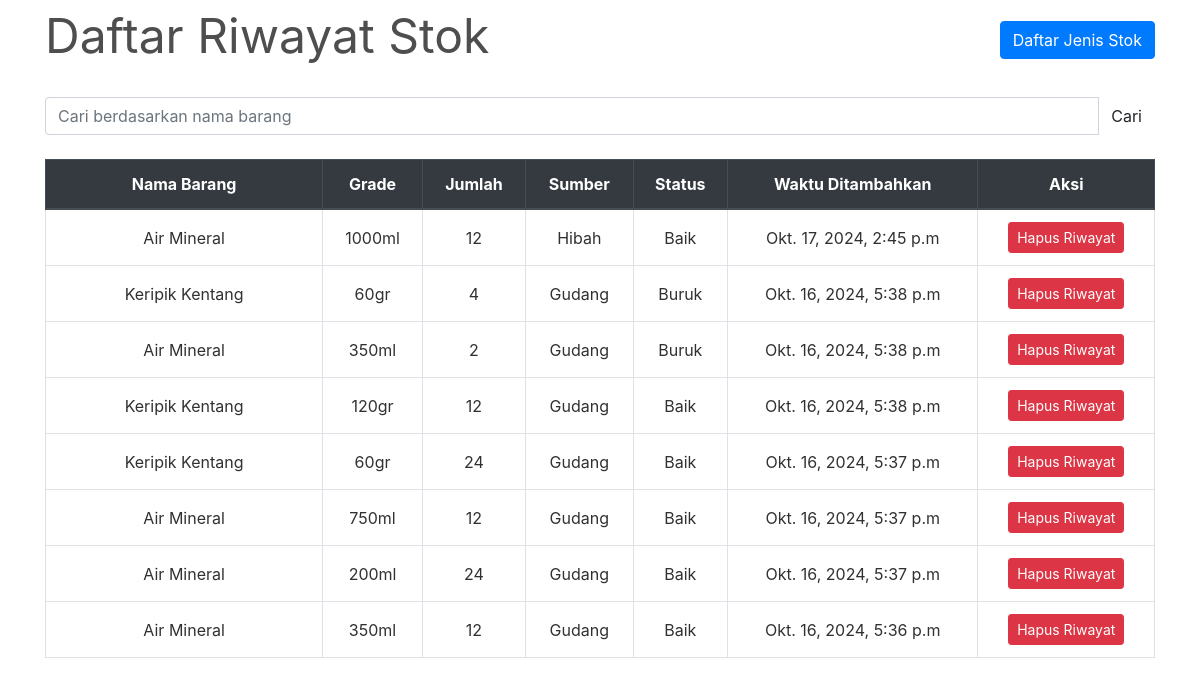
Page /inventory/history on the committed database.
### inventory/models.py (models this page shows)
class StockHistory(models.Model):
    GOOD = "Baik"
    BAD = "Buruk"
    STAT_CHOICES = [
        (GOOD, "Baik"),
        (BAD, "Buruk"),
    ]
    stock = models.ForeignKey(Stock, on_delete = models.CASCADE, related_name='stockitem')
    name = models.CharField(max_length=30)
    grade = models.CharField(max_length=30)
    quantity = models.IntegerField(default=0)
    source = models.CharField(max_length=50, blank=True, null=True)
    stat = models.CharField(max_length=12, choices=STAT_CHOICES, default=GOOD)
    time = models.DateTimeField(default=timezone.now)
    is_deleted = models.BooleanField(default=False)

### inventory/views.py (the view)
# urls.py: path('history', views.StockHistoryView.as_view(), name='history'),
class StockHistoryView(FilterView):
    filterset_class = StockHistoryFilter
    queryset = StockHistory.objects.filter(is_deleted=False)
    template_name = 'history.html'
    ordering = ['-time']
    paginate_by = 10

### inventory/templates/history.html (shortened to what this page needs)
{% extends "base.html" %}
{% load widget_tweaks %}
{% block content %}
    <div class="row" style="color: #4e4e4e; font-style: bold; font-size: 3rem; ">
        <div class="col-md-8">Daftar Riwayat Stok</div>
        <div class="col-md-4">
            <div style="float:right;"> <a class="btn btn-primary" href="{% url 'inventory' %}">Daftar Jenis Stok</a> </div>
        </div>
    </div>
    <div style="border-bottom: 1px solid white;"></div>
    <br>
    <table class="table table-css table-bordered table-hover">
        <form method="get">
            <div class="input-group search">
                {% render_field filter.form.name class="form-control textinput" placeholder="Cari berdasarkan nama barang" %}
                <div class="input-group-append">
                   <button type="submit" class="btn btn-blue"> Cari </button>
                </div>
            </div>
        </form>
        <br>
        <thead class="thead-dark align-middle">
            <tr>
                <th width="25%">Nama Barang</th>
				<th>Grade</th>
                <th>Jumlah</th>
				<th>Sumber</th>
				<th>Status</th>
				<th>Waktu Ditambahkan</th>
                <th>Aksi</th>
            </tr>
        </thead>
{% if object_list %}
        <tbody>
            {% for stockhistory in object_list %}
                <tr>
                    <td class="align-middle">
                        {{ stockhistory.name }}
                    </td>
					<td class="align-middle">
                        {{ stockhistory.grade }}
                    </td>
                    <td class="align-middle">{{ stockhistory.quantity }}</td>
					<td class="align-middle">{{ stockhistory.source }}</td>
					<td class="align-middle">{{ stockhistory.stat }}</td>
					<td class="align-middle">{{ stockhistory.time }}</td>
                    <td class="align-middle">
                        <a href="{% url 'delete-stockhistory' stockhistory.pk %}" class="btn btn-danger btn-sm"> Hapus Riwayat </a>
                    </td>
                </tr>
            {% endfor %}
        </tbody>
    </table>
{% else %}
        <tbody></tbody>
    </table>
    <br><br><br><br><br><br><br><br>
    <div style="color: #575757; font-style: bold; font-size: 1.5rem; text-align: center;">Daftar Riwayat Stok masih kosong. Silahkan menambahkan data stok baru.</div>
{% endif %}
{% endblock content %}

### homepage/static/css/main.css (style rules this page uses)
body, html { height: 100%; }
a { color: #55b159; }
.table-css { color: #313131; }
.align-middle { text-align: center; }
.textinput { background-color: #ffffff; color: black; }

### rows in the picture
StockHistory: name "Air Mineral", grade "1000ml", quantity "12", source "Hibah", stat "Baik", time "Okt. 17, 2024, 2:45 p.m"
StockHistory: name "Keripik Kentang", grade "60gr", quantity "4", source "Gudang", stat "Buruk", time "Okt. 16, 2024, 5:38 p.m"
StockHistory: name "Air Mineral", grade "350ml", quantity "2", source "Gudang", stat "Buruk", time "Okt. 16, 2024, 5:38 p.m"
StockHistory: name "Keripik Kentang", grade "120gr", quantity "12", source "Gudang", stat "Baik", time "Okt. 16, 2024, 5:38 p.m"
StockHistory: name "Keripik Kentang", grade "60gr", quantity "24", source "Gudang", stat "Baik", time "Okt. 16, 2024, 5:37 p.m"
StockHistory: name "Air Mineral", grade "750ml", quantity "12", source "Gudang", stat "Baik", time "Okt. 16, 2024, 5:37 p.m"
StockHistory: name "Air Mineral", grade "200ml", quantity "24", source "Gudang", stat "Baik", time "Okt. 16, 2024, 5:37 p.m"
StockHistory: name "Air Mineral", grade "350ml", quantity "12", source "Gudang", stat "Baik", time "Okt. 16, 2024, 5:36 p.m"
